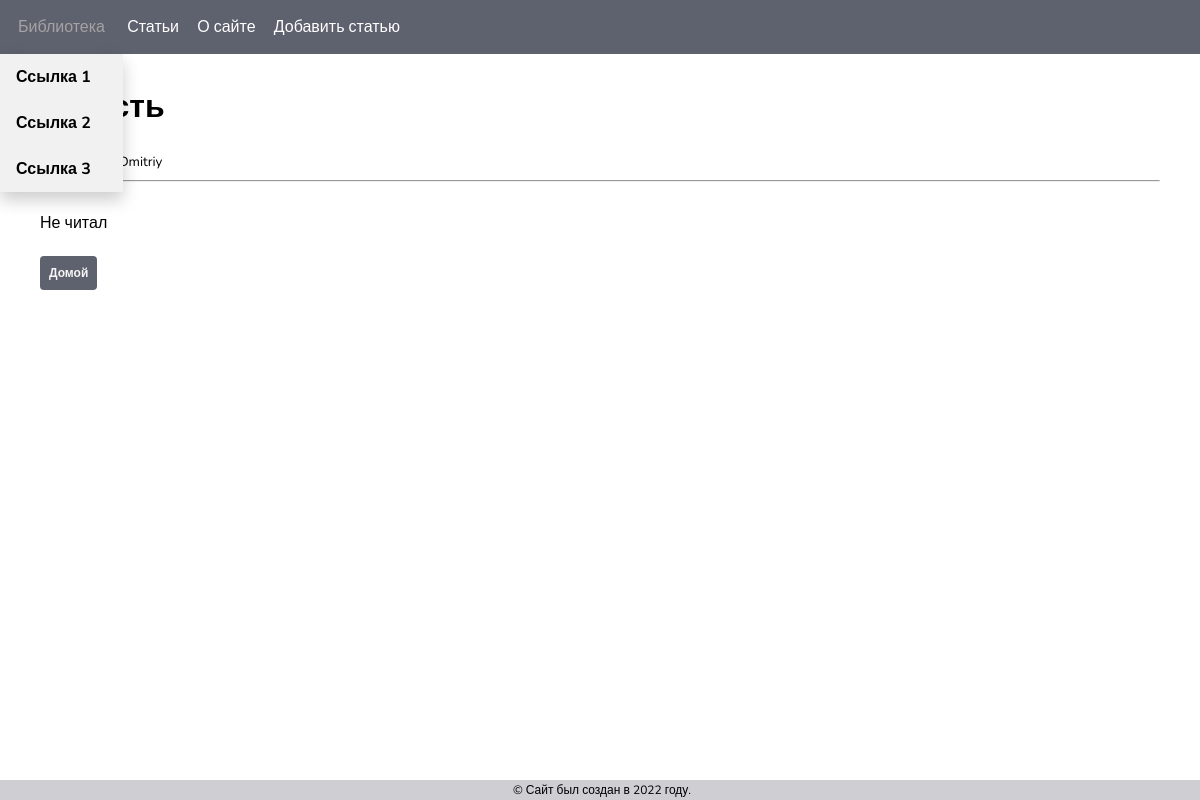
Page /article/63 on the committed database.
### Library/models.py (models this page shows, shortened)
class Books(models.Model):
    Create = models.ForeignKey(User,on_delete=models.CASCADE,null=True)
    Author = models.CharField(max_length=255)
    Title = models.CharField(max_length=255, null=True)
    Content = models.TextField(blank=True, null=True)
    Shop = models.CharField(max_length=255, null=True)
    Order = models.CharField(max_length=255, null=True)
    Price = models.DecimalField(decimal_places=2, max_digits=8, null=True)
    Discount = models.CharField(max_length=255, null=True)
    Final_Price = models.DecimalField(decimal_places=2, max_digits=8, null=True)
    Status = models.CharField(max_length=255, null=True)
    time_create = models.DateTimeField(auto_now_add=True, null=True)
    time_update = models.DateTimeField(auto_now=True, null=True)
    is_published = models.BooleanField(default=True)

### Library/views.py (the view)
# urls.py: path('article/<int:pk>', ArticleDetailView.as_view(), name='article-detail')
class ArticleDetailView(DetailView):
    model = Books
    template_name = 'article_details.html'

### Library/templates/article_details.html (shortened to what this page needs)
{% extends 'base.html' %}
{% block content %}
<main>
    <h1>{{books.Title}}</h1>
        <small>By: {{books.Create.first_name}} {{books.Create.last_name}}</small><br>
    <hr>
    <br>
            {{ books.Content }}
    <br><br>
            <a href="{% url 'base' %}" class="button">Домой</a>
</main>
{% endblock %}

### Library/static/base.css (style rules this page uses)
body { margin: 0; font-family: 'Nunito', sans-serif; }
a { color: #03a0d7; font-weight: bold; text-decoration: none; }
a.button { padding: 9px 9px; background-color: #5e616e; border-radius: 4px; color: whitesmoke; font-weight: bold; font-size: 12px; text-align: center; display: inline-block; }
.button { padding: 9px 9px; background-color: #5e616e; border-radius: 4px; color: whitesmoke; font-weight: bold; font-size: 12px; text-align: center; display: inline-block; border: 0px }
main { padding-top: 10px; padding-left: 40px; padding-right: 40px; }

### rows in the picture
Books: Title "Юность", Create.first_name "Topchiev", Create.last_name "Dmitriy", Content "Не читал"
